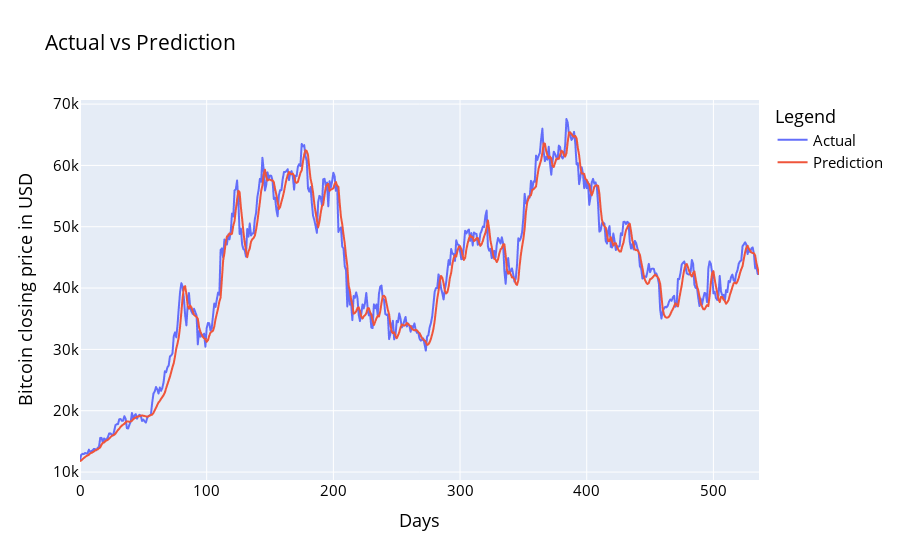

The code cell stored with this chart in its notebook:
### Code cell
df_plot = pd.DataFrame({ 'Actual': original_ytest.squeeze(), 'Prediction':prediction_bilstm.squeeze() })
import plotly.express as px
fig = px.line(df_plot, x=df_plot.index.values, y=df_plot.columns,
              title='custom tick labels')
fig.update_layout(title_text='Actual vs Prediction', 
                   font_size=15, font_color='black', legend_title_text='Legend')
fig.update_xaxes(title='Days')
fig.update_yaxes(title='Bitcoin closing price in USD')
fig.show()

### Figure 1 — Plotly figure (JSON) as saved in the notebook; plotly's stock layout.template omitted (floating-point values rounded to 4 significant figures; data arrays with more than 128 entries replaced by an {"elided": "..."} marker saying what was removed)
{"data": [{"hovertemplate": "variable=Actual<br>x=%{x}<br>value=%{y}<extra></extra>", "legendgroup": "Actual", "line": {"color": "#636efa", "dash": "solid"}, "mode": "lines", "name": "Actual", "showlegend": true, "type": "scattergl", "x": {"elided": "537 int values"}, "xaxis": "x", "y": {"elided": "537 float values"}, "yaxis": "y"}, {"hovertemplate": "variable=Prediction<br>x=%{x}<br>value=%{y}<extra></extra>", "legendgroup": "Prediction", "line": {"color": "#EF553B", "dash": "solid"}, "mode": "lines", "name": "Prediction", "showlegend": true, "type": "scattergl", "x": {"elided": "537 int values"}, "xaxis": "x", "y": {"elided": "537 float values"}, "yaxis": "y"}], "layout": {"font": {"color": "black", "size": 15}, "legend": {"title": {"text": "Legend"}, "tracegroupgap": 0}, "title": {"text": "Actual vs Prediction"}, "xaxis": {"anchor": "y", "domain": [0, 1], "title": {"text": "Days"}}, "yaxis": {"anchor": "x", "domain": [0, 1], "title": {"text": "Bitcoin closing price in USD"}}}}
